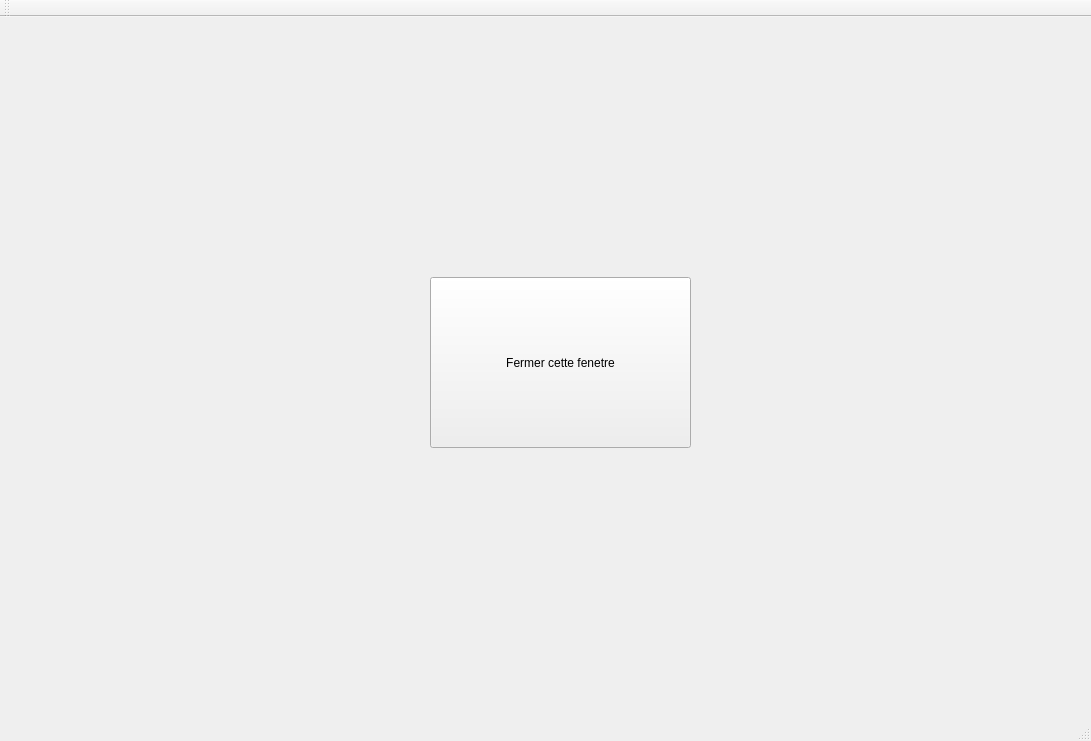
<?xml version="1.0" encoding="UTF-8"?>
<ui version="4.0">
 <class>MainWindow</class>
 <widget class="QMainWindow" name="MainWindow">
  <property name="geometry">
   <rect>
    <x>0</x>
    <y>0</y>
    <width>1091</width>
    <height>741</height>
   </rect>
  </property>
  <property name="windowTitle">
   <string>MainWindow</string>
  </property>
  <widget class="QWidget" name="centralWidget">
   <widget class="QPushButton" name="pushButton">
    <property name="geometry">
     <rect>
      <x>430</x>
      <y>260</y>
      <width>261</width>
      <height>171</height>
     </rect>
    </property>
    <property name="text">
     <string>Fermer cette fenetre</string>
    </property>
   </widget>
  </widget>
  <widget class="QMenuBar" name="menuBar">
   <property name="geometry">
    <rect>
     <x>0</x>
     <y>0</y>
     <width>1091</width>
     <height>30</height>
    </rect>
   </property>
  </widget>
  <widget class="QToolBar" name="mainToolBar">
   <attribute name="toolBarArea">
    <enum>TopToolBarArea</enum>
   </attribute>
   <attribute name="toolBarBreak">
    <bool>false</bool>
   </attribute>
  </widget>
  <widget class="QStatusBar" name="statusBar"/>
 </widget>
 <layoutdefault spacing="6" margin="11"/>
 <resources/>
 <connections/>
</ui>
